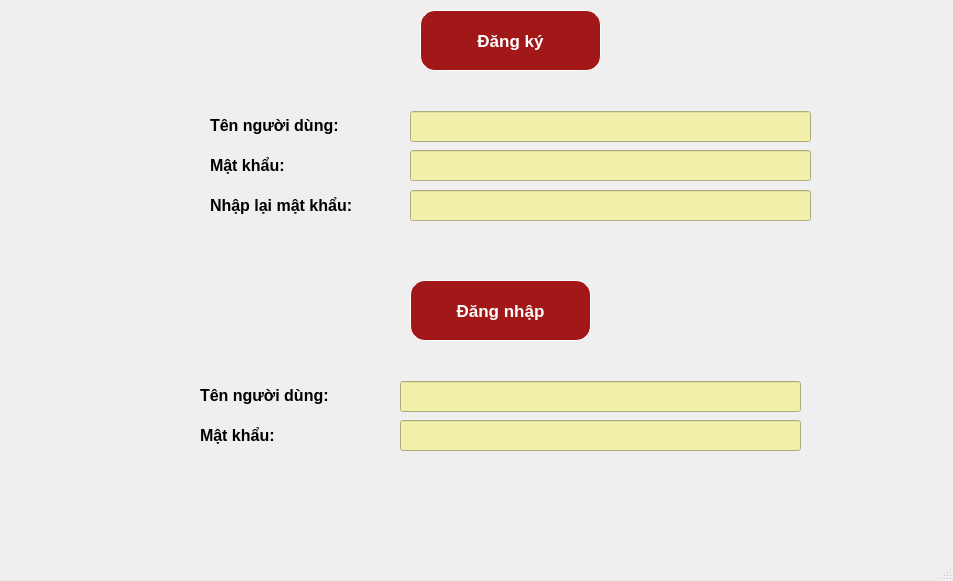
<?xml version="1.0" encoding="UTF-8"?>
<ui version="4.0">
 <class>MainWindow</class>
 <widget class="QMainWindow" name="MainWindow">
  <property name="geometry">
   <rect>
    <x>0</x>
    <y>0</y>
    <width>953</width>
    <height>581</height>
   </rect>
  </property>
  <property name="windowTitle">
   <string>MainWindow</string>
  </property>
  <widget class="QWidget" name="centralwidget">
   <widget class="QLabel" name="label">
    <property name="geometry">
     <rect>
      <x>0</x>
      <y>-10</y>
      <width>951</width>
      <height>551</height>
     </rect>
    </property>
    <property name="text">
     <string/>
    </property>
    <property name="pixmap">
     <pixmap>../images/DNDK.png</pixmap>
    </property>
   </widget>
   <widget class="QPushButton" name="pushButton_DangKy">
    <property name="geometry">
     <rect>
      <x>420</x>
      <y>10</y>
      <width>181</width>
      <height>61</height>
     </rect>
    </property>
    <property name="font">
     <font>
      <pointsize>13</pointsize>
      <weight>75</weight>
      <bold>true</bold>
     </font>
    </property>
    <property name="mouseTracking">
     <bool>false</bool>
    </property>
    <property name="tabletTracking">
     <bool>false</bool>
    </property>
    <property name="styleSheet">
     <string notr="true">QPushButton {
	font-weight: bold;
    background-color: rgb(162, 23, 23);
    color: white;
    border-radius: 15px;
    border: 1px solid white;
}

QPushButton:hover {
    background-color: #D62828;
    color: yellow;
}

QPushButton:pressed {
    background-color: #B02A2A;
}</string>
    </property>
    <property name="text">
     <string>Đăng ký</string>
    </property>
    <property name="iconSize">
     <size>
      <width>90</width>
      <height>90</height>
     </size>
    </property>
   </widget>
   <widget class="QPushButton" name="pushButton_DangNhap">
    <property name="geometry">
     <rect>
      <x>410</x>
      <y>280</y>
      <width>181</width>
      <height>61</height>
     </rect>
    </property>
    <property name="font">
     <font>
      <pointsize>13</pointsize>
      <weight>75</weight>
      <bold>true</bold>
     </font>
    </property>
    <property name="mouseTracking">
     <bool>false</bool>
    </property>
    <property name="tabletTracking">
     <bool>false</bool>
    </property>
    <property name="styleSheet">
     <string notr="true">QPushButton {
	font-weight: bold;
    background-color: rgb(162, 23, 23);
    color: white;
    border-radius: 15px;
    border: 1px solid white;
}

QPushButton:hover {
    background-color: #D62828;
    color: yellow;
}

QPushButton:pressed {
    background-color: #B02A2A;
}</string>
    </property>
    <property name="text">
     <string>Đăng nhập</string>
    </property>
    <property name="iconSize">
     <size>
      <width>90</width>
      <height>90</height>
     </size>
    </property>
   </widget>
   <widget class="QLabel" name="label_2">
    <property name="geometry">
     <rect>
      <x>210</x>
      <y>110</y>
      <width>201</width>
      <height>31</height>
     </rect>
    </property>
    <property name="text">
     <string>&lt;html&gt;&lt;head/&gt;&lt;body&gt;&lt;p&gt;&lt;span style=&quot; font-size:12pt; font-weight:600;&quot;&gt;Tên người dùng:&lt;/span&gt;&lt;/p&gt;&lt;/body&gt;&lt;/html&gt;</string>
    </property>
   </widget>
   <widget class="QLabel" name="label_3">
    <property name="geometry">
     <rect>
      <x>210</x>
      <y>150</y>
      <width>201</width>
      <height>31</height>
     </rect>
    </property>
    <property name="text">
     <string>&lt;html&gt;&lt;head/&gt;&lt;body&gt;&lt;p&gt;&lt;span style=&quot; font-size:12pt; font-weight:600;&quot;&gt;Mật khẩu:&lt;/span&gt;&lt;/p&gt;&lt;/body&gt;&lt;/html&gt;</string>
    </property>
   </widget>
   <widget class="QLabel" name="label_4">
    <property name="geometry">
     <rect>
      <x>210</x>
      <y>190</y>
      <width>201</width>
      <height>31</height>
     </rect>
    </property>
    <property name="text">
     <string>&lt;html&gt;&lt;head/&gt;&lt;body&gt;&lt;p&gt;&lt;span style=&quot; font-size:12pt; font-weight:600;&quot;&gt;Nhập lại mật khẩu:&lt;/span&gt;&lt;/p&gt;&lt;/body&gt;&lt;/html&gt;</string>
    </property>
   </widget>
   <widget class="QLineEdit" name="lineEdit_DKusername">
    <property name="geometry">
     <rect>
      <x>410</x>
      <y>111</y>
      <width>401</width>
      <height>31</height>
     </rect>
    </property>
    <property name="styleSheet">
     <string notr="true">background-color: rgb(243, 240, 171);</string>
    </property>
   </widget>
   <widget class="QLineEdit" name="lineEdit_DKpassword1">
    <property name="geometry">
     <rect>
      <x>410</x>
      <y>150</y>
      <width>401</width>
      <height>31</height>
     </rect>
    </property>
    <property name="styleSheet">
     <string notr="true">background-color: rgb(243, 240, 171);</string>
    </property>
   </widget>
   <widget class="QLineEdit" name="lineEdit_DKpassword2">
    <property name="geometry">
     <rect>
      <x>410</x>
      <y>190</y>
      <width>401</width>
      <height>31</height>
     </rect>
    </property>
    <property name="styleSheet">
     <string notr="true">background-color: rgb(243, 240, 171);</string>
    </property>
   </widget>
   <widget class="QLineEdit" name="lineEdit_DNpassword">
    <property name="geometry">
     <rect>
      <x>400</x>
      <y>420</y>
      <width>401</width>
      <height>31</height>
     </rect>
    </property>
    <property name="styleSheet">
     <string notr="true">background-color: rgb(243, 240, 171);</string>
    </property>
   </widget>
   <widget class="QLabel" name="label_5">
    <property name="geometry">
     <rect>
      <x>200</x>
      <y>420</y>
      <width>201</width>
      <height>31</height>
     </rect>
    </property>
    <property name="text">
     <string>&lt;html&gt;&lt;head/&gt;&lt;body&gt;&lt;p&gt;&lt;span style=&quot; font-size:12pt; font-weight:600;&quot;&gt;Mật khẩu:&lt;/span&gt;&lt;/p&gt;&lt;/body&gt;&lt;/html&gt;</string>
    </property>
   </widget>
   <widget class="QLineEdit" name="lineEdit_DNusername">
    <property name="geometry">
     <rect>
      <x>400</x>
      <y>381</y>
      <width>401</width>
      <height>31</height>
     </rect>
    </property>
    <property name="styleSheet">
     <string notr="true">background-color: rgb(243, 240, 171);</string>
    </property>
   </widget>
   <widget class="QLabel" name="label_6">
    <property name="geometry">
     <rect>
      <x>200</x>
      <y>380</y>
      <width>201</width>
      <height>31</height>
     </rect>
    </property>
    <property name="text">
     <string>&lt;html&gt;&lt;head/&gt;&lt;body&gt;&lt;p&gt;&lt;span style=&quot; font-size:12pt; font-weight:600;&quot;&gt;Tên người dùng:&lt;/span&gt;&lt;/p&gt;&lt;/body&gt;&lt;/html&gt;</string>
    </property>
   </widget>
  </widget>
  <widget class="QMenuBar" name="menubar">
   <property name="geometry">
    <rect>
     <x>0</x>
     <y>0</y>
     <width>953</width>
     <height>26</height>
    </rect>
   </property>
  </widget>
  <widget class="QStatusBar" name="statusbar"/>
 </widget>
 <resources/>
 <connections/>
</ui>
